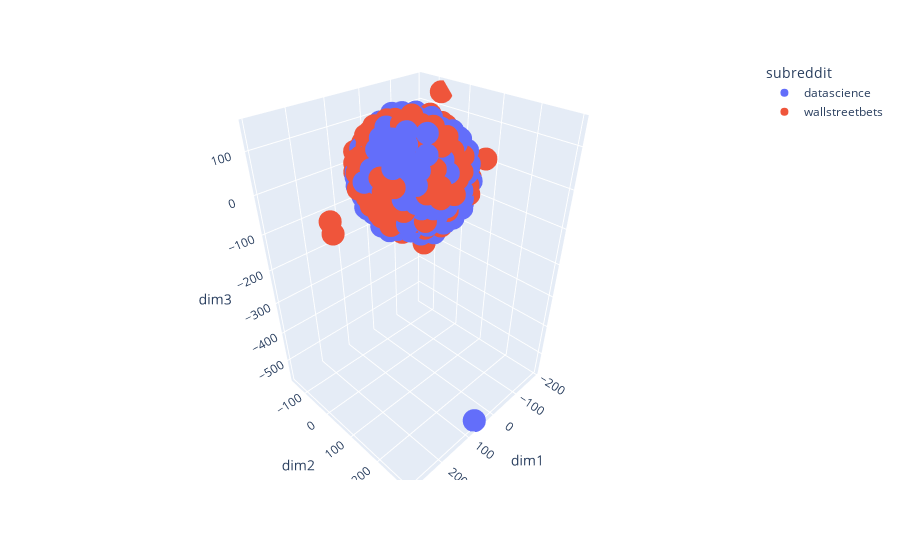

Here is the notebook cell this chart was saved with:
### Code cell
tsne_viz_3d_interactive(df, 3, stop='english')

### Figure 1 — Plotly figure (JSON) as saved in the notebook; plotly's stock layout.template omitted (floating-point values rounded to 4 significant figures; data arrays with more than 128 entries replaced by an {"elided": "..."} marker saying what was removed)
{"data": [{"hovertemplate": "subreddit=datascience<br>dim1=%{x}<br>dim2=%{y}<br>dim3=%{z}<extra></extra>", "legendgroup": "datascience", "marker": {"color": "#636efa", "symbol": "circle"}, "mode": "markers", "name": "datascience", "scene": "scene", "showlegend": true, "type": "scatter3d", "x": {"elided": "525 float values"}, "y": {"elided": "525 float values"}, "z": {"elided": "525 float values"}}, {"hovertemplate": "subreddit=wallstreetbets<br>dim1=%{x}<br>dim2=%{y}<br>dim3=%{z}<extra></extra>", "legendgroup": "wallstreetbets", "marker": {"color": "#EF553B", "symbol": "circle"}, "mode": "markers", "name": "wallstreetbets", "scene": "scene", "showlegend": true, "type": "scatter3d", "x": {"elided": "525 float values"}, "y": {"elided": "525 float values"}, "z": {"elided": "525 float values"}}], "layout": {"legend": {"title": {"text": "subreddit"}, "tracegroupgap": 0}, "margin": {"t": 60}, "scene": {"domain": {"x": [0, 1], "y": [0, 1]}, "xaxis": {"title": {"text": "dim1"}}, "yaxis": {"title": {"text": "dim2"}}, "zaxis": {"title": {"text": "dim3"}}}}}
